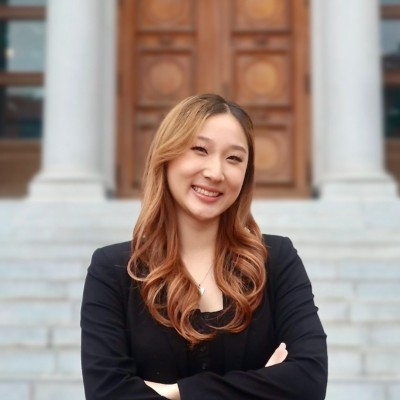
#> input picture data/testimg/0.jpg, 400 x 400 px
$ python -i main.py   (imports and definitions only)
#> lines starting #> are read from the running program, lines starting #| are printed output that depends on the picture
import numpy as np
import cv2
import matplotlib
from matplotlib import pyplot as plt
import os
import shutil
import pywt
from sklearn.svm import SVC
from sklearn.preprocessing import StandardScaler
from sklearn.model_selection import train_test_split
from sklearn.pipeline import Pipeline
from sklearn.metrics import classification_report
import joblib
import json

# [31 lines of commented-out code are left out]

face_cascade = cv2.CascadeClassifier('../haarcascades/haarcascades/haarcascade_frontalface_default.xml')
eye_cascade = cv2.CascadeClassifier('../haarcascades/haarcascades/haarcascade_eye.xml')


def get_cropped_image_if_2_eyes(image_path):
#> called with image_path = '../data/testimg/0.jpg'
    img = cv2.imread(image_path)
#> img is the input picture: shape (400, 400, 3); mean B, G, R 127.5, 135, 150.9
    if img is None:
        print(f"Error reading image from path: {image_path}")
        return
    gray = cv2.cvtColor(img, cv2.COLOR_BGR2GRAY)
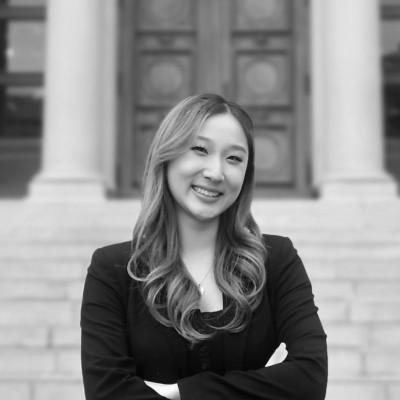
#> gray: shape (400, 400); min 3, max 254, mean 138.9
    faces = face_cascade.detectMultiScale(gray, scaleFactor=1.1, minNeighbors=5)
#> faces = [[162, 116, 98, 98]]
    for (x, y, w, h) in faces:
        roi_gray = gray[y:y + h, x:x + w]
        roi_color = img[y:y + h, x:x + w]
        eyes = eye_cascade.detectMultiScale(roi_gray)
        if len(eyes) >= 2:
            return roi_color
#> this loop made 1 pass
#> (x, y, w, h, eyes) on pass 1: (162, 116, 98, 98, [[23, 20, 28, 28], [60, 32, 23, 23]])
#> pass 1, in get_cropped_image_if_2_eyes, `roi_gray = gray[y:y + h, x:x + w]`:
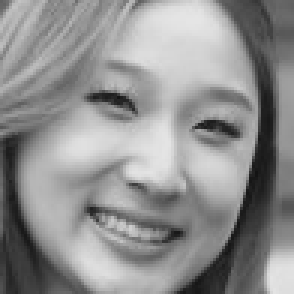
#> roi_gray: shape (98, 98) (shown 3 times larger); min 19, max 229, mean 143.9
#> pass 1, in get_cropped_image_if_2_eyes, `roi_color = img[y:y + h, x:x + w]`:
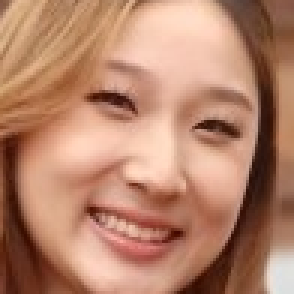
#> roi_color: shape (98, 98, 3) (shown 3 times larger); mean B, G, R 107.1, 131.6, 181.9


# c = get_cropped_image_if_2_eyes('./testimg/0.jpg')
# plt.imshow(c)
# plt.show()
path_to_data = '../data/testimg'
path_to_cr_data = '../data/testimg/cropped'
img_dirs = []

# create crop path if needed and img dirs
# [6 lines not run here, left out]

# two vars below are useful later on
cropped_img_dirs = []
file_names_dict = {}
# [20 lines not run here, left out]


## WAVELET

def w2d(img, mode='haar', level=1):
    imArray = img
    # Datatype conversions
    # convert to grayscale
    imArray = cv2.cvtColor(imArray, cv2.COLOR_RGB2GRAY)
    # convert to float
    imArray = np.float32(imArray)
    imArray /= 255;
    # compute coefficients
    coeffs = pywt.wavedec2(imArray, mode, level=level)

    # Process Coefficients
    coeffs_H = list(coeffs)
    coeffs_H[0] *= 0;

    # reconstruction
    imArray_H = pywt.waverec2(coeffs_H, mode)
    imArray_H *= 255
    imArray_H = np.uint8(imArray_H)

    return imArray_H


class_dict = {'chae': 0,
              'kazu': 1}
x = []
y = []
# [11 lines not run here, left out]

# [1 line that did not run here, left out]

# [1 line that did not run here, left out]

pipe = Pipeline([('scaler', StandardScaler()), ('svc', SVC(kernel='rbf', C=10))])
# [1 line that did not run here, left out]
# [7 lines not run here, left out]

>>> result = get_cropped_image_if_2_eyes('../data/testimg/0.jpg')
